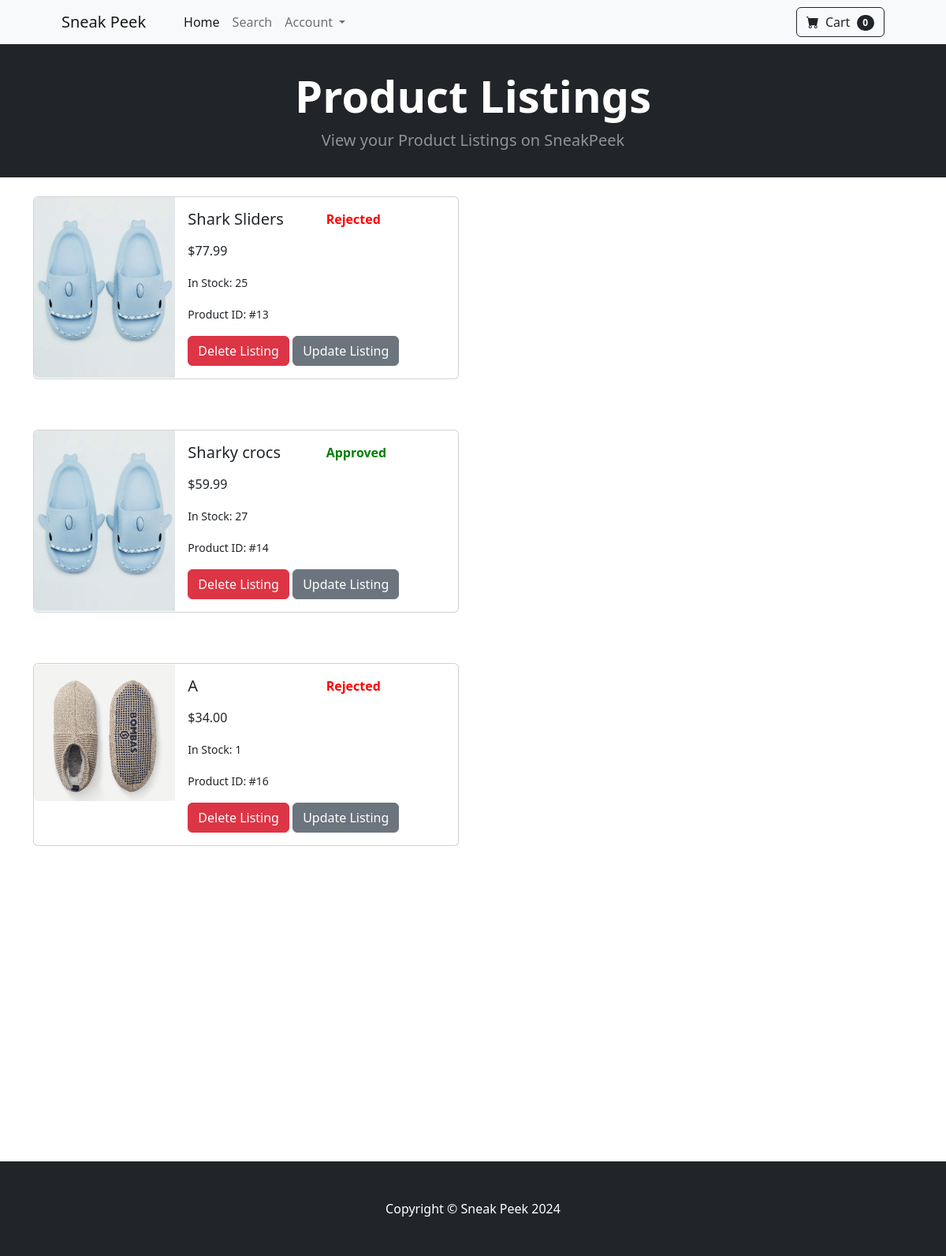
/listings/ (signed in), run on the app's committed database.
### sneakpeek/models.py (models this page shows, shortened)
class Product(models.Model):
    name = models.CharField(max_length=100)
    price = models.DecimalField(default=0, decimal_places=2, max_digits=6)
    quantity = models.IntegerField(default=1)
    category = models.ForeignKey(Category, on_delete=models.CASCADE, default=1)
    seller = models.ForeignKey(User, on_delete=models.CASCADE, default=1)
    brand = models.CharField(max_length=100, null=True)
    description = models.CharField(max_length=250, default='', blank=True, null=True)
    image = models.ImageField(upload_to='uploads/product/')
    approved = models.BooleanField(null=True)

### sneakpeek/views.py (the view)
# urls.py: path('listings/', views.product_list, name='viewlistings'),
def product_list(request):
    current_user = request.user
    user_products = Product.objects.filter(seller=current_user)
    return render(request, "product_list.html", {'user_products': user_products})

### cart/cart.py (called while the page is built)
    def __len__(self):
        return len(self.cart)

### cart/context_processors.py (called while the page is built)
def cart(request):
    return {'cart': Cart(request)}

### sneakpeek/templates/product_list.html (shortened to what this page needs)
{% extends 'base.html' %}
{% block content %}
<header class="bg-dark py-3">
  <div class="container px-4 px-lg-5 my-3">
      <div class="text-center text-white">
          <h1 class="display-4 fw-bolder">Product Listings</h1>
          <p class="lead fw-normal text-white-50 mb-0">View your Product Listings on SneakPeek</p>
      </div>
  </div>
</header>
<br/>
<div class="container">
    {% for product in user_products %}
    <div class="card mb-3" style="max-width: 540px;">
        <div class="row g-0">
          <div class="col-md-4">
            <img src="{{ product.image.url }}" class="img-fluid rounded-start" alt="...">
          </div>
          <div class="col-md-8">
            <div class="card-body">
              <div class="row">
                <div class="col">
                    <h5 class="card-title">{{ product.name }}</h5>
                </div>
                <div class="col text-right">
                  {% if product.approved == True %}
                    <p style="color: green; font-weight: bold;">Approved </p>
                  {% elif product.approved == False %}
                    <p style="color: red; font-weight: bold;">Rejected </p>
                  {% else %}
                    <p style="color: blue; font-weight: bold;">Pending </p>
                  {% endif %}
                </div>
            </div>
              <p class="card-text">${{ product.price }}</p>
              <p class="card-text"><small class="text-body-secondary">In Stock: {{ product.quantity }}</small></p>
              <p class="card-text"><small class="text-body-secondary">Product ID: #{{ product.id }}</small></p>
              <button type="button" data-index="{{product.id}}" class="btn btn-danger delete-product">Delete Listing</button>
              <a class="btn btn-secondary " href="{% url 'update_product' product.id %}">Update Listing</a>
            </div>
          </div>
        </div>
      </div>
      {% endfor %}
    </div>
{% endblock %}

### data on the page
Product: image (picture), name "Shark Sliders", approved "Rejected", price "77.99", quantity "25", id "13"
Product: image (picture), name "Sharky crocs", approved "Approved", price "59.99", quantity "27", id "14"
Product: image (picture), name "A", approved "Rejected", price "34.00", quantity "1", id "16"

### other printed values
{{ cart|length }} "0"
